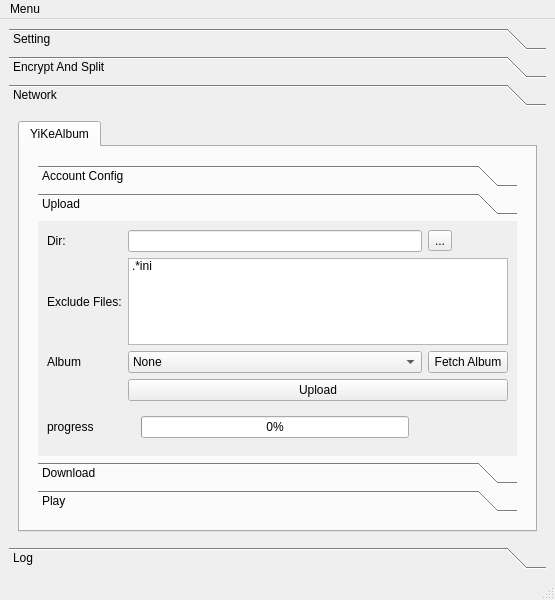
<?xml version="1.0" encoding="UTF-8"?>
<ui version="4.0">
 <class>MainWindow</class>
 <widget class="QMainWindow" name="MainWindow">
  <property name="windowModality">
   <enum>Qt::NonModal</enum>
  </property>
  <property name="geometry">
   <rect>
    <x>0</x>
    <y>0</y>
    <width>555</width>
    <height>600</height>
   </rect>
  </property>
  <property name="sizePolicy">
   <sizepolicy hsizetype="Preferred" vsizetype="Preferred">
    <horstretch>1</horstretch>
    <verstretch>3</verstretch>
   </sizepolicy>
  </property>
  <property name="minimumSize">
   <size>
    <width>400</width>
    <height>600</height>
   </size>
  </property>
  <property name="windowTitle">
   <string>Media Encrypt Tools</string>
  </property>
  <property name="windowIcon">
   <iconset theme="face-tired">
    <normaloff>C:/Users/Wszl/.designer/backup</normaloff>C:/Users/Wszl/.designer/backup</iconset>
  </property>
  <property name="toolTipDuration">
   <number>-1</number>
  </property>
  <widget class="QWidget" name="centralwidget">
   <property name="minimumSize">
    <size>
     <width>400</width>
     <height>0</height>
    </size>
   </property>
   <layout class="QGridLayout" name="gridLayout">
    <item row="0" column="0">
     <widget class="QToolBox" name="toolBox">
      <property name="currentIndex">
       <number>2</number>
      </property>
      <widget class="QWidget" name="page_3">
       <property name="geometry">
        <rect>
         <x>0</x>
         <y>0</y>
         <width>537</width>
         <height>419</height>
        </rect>
       </property>
       <attribute name="label">
        <string>Setting</string>
       </attribute>
       <layout class="QVBoxLayout" name="verticalLayout">
        <item>
         <widget class="QGroupBox" name="groupBox">
          <property name="title">
           <string>Common Setting</string>
          </property>
          <layout class="QGridLayout" name="gridLayout_2">
           <item row="1" column="0">
            <widget class="QLabel" name="label_4">
             <property name="text">
              <string>Source Dir:</string>
             </property>
            </widget>
           </item>
           <item row="0" column="0">
            <widget class="QLabel" name="label_3">
             <property name="text">
              <string>DB Path:</string>
             </property>
            </widget>
           </item>
           <item row="1" column="2">
            <widget class="QLineEdit" name="settingLineTextSourceDir">
             <property name="readOnly">
              <bool>true</bool>
             </property>
            </widget>
           </item>
           <item row="2" column="3">
            <widget class="QToolButton" name="settingToolButtonDestDir">
             <property name="text">
              <string>...</string>
             </property>
            </widget>
           </item>
           <item row="0" column="2">
            <widget class="QLineEdit" name="settingLineTextDbPath">
             <property name="text">
              <string/>
             </property>
             <property name="readOnly">
              <bool>true</bool>
             </property>
             <property name="placeholderText">
              <string>please select your meta database before start.</string>
             </property>
            </widget>
           </item>
           <item row="2" column="2">
            <widget class="QLineEdit" name="settingLineTextDestDir">
             <property name="readOnly">
              <bool>true</bool>
             </property>
            </widget>
           </item>
           <item row="1" column="3">
            <widget class="QToolButton" name="settingToolButtonSourceDir">
             <property name="text">
              <string>...</string>
             </property>
            </widget>
           </item>
           <item row="2" column="0">
            <widget class="QLabel" name="label_5">
             <property name="text">
              <string>Dest DIr:</string>
             </property>
            </widget>
           </item>
           <item row="0" column="3">
            <widget class="QToolButton" name="settingToolButtonDbPath">
             <property name="text">
              <string>...</string>
             </property>
            </widget>
           </item>
          </layout>
         </widget>
        </item>
       </layout>
      </widget>
      <widget class="QWidget" name="page_4">
       <property name="geometry">
        <rect>
         <x>0</x>
         <y>0</y>
         <width>537</width>
         <height>419</height>
        </rect>
       </property>
       <attribute name="label">
        <string>Encrypt And Split</string>
       </attribute>
       <layout class="QGridLayout" name="gridLayout_3">
        <item row="0" column="0">
         <widget class="QTabWidget" name="tabWidget">
          <property name="sizePolicy">
           <sizepolicy hsizetype="Expanding" vsizetype="Expanding">
            <horstretch>0</horstretch>
            <verstretch>0</verstretch>
           </sizepolicy>
          </property>
          <property name="currentIndex">
           <number>10</number>
          </property>
          <widget class="QWidget" name="tab">
           <attribute name="title">
            <string>E</string>
           </attribute>
           <attribute name="toolTip">
            <string>Encrypt</string>
           </attribute>
           <layout class="QFormLayout" name="formLayout_2">
            <item row="0" column="0">
             <widget class="QLabel" name="label">
              <property name="text">
               <string>Key:</string>
              </property>
             </widget>
            </item>
            <item row="1" column="1">
             <widget class="QPushButton" name="eStartButton">
              <property name="text">
               <string>Start</string>
              </property>
             </widget>
            </item>
            <item row="0" column="1">
             <widget class="QLineEdit" name="eKeyLineEdit">
              <property name="echoMode">
               <enum>QLineEdit::Password</enum>
              </property>
              <property name="clearButtonEnabled">
               <bool>true</bool>
              </property>
             </widget>
            </item>
           </layout>
          </widget>
          <widget class="QWidget" name="tab_2">
           <attribute name="title">
            <string>D</string>
           </attribute>
           <attribute name="toolTip">
            <string>Decrypt</string>
           </attribute>
           <layout class="QFormLayout" name="formLayout_3">
            <item row="0" column="0">
             <widget class="QLabel" name="label_2">
              <property name="text">
               <string>Key:</string>
              </property>
             </widget>
            </item>
            <item row="1" column="1">
             <widget class="QPushButton" name="dStartButton">
              <property name="text">
               <string>Start</string>
              </property>
             </widget>
            </item>
            <item row="0" column="1">
             <widget class="QLineEdit" name="dKeyLineEdit">
              <property name="echoMode">
               <enum>QLineEdit::Password</enum>
              </property>
             </widget>
            </item>
           </layout>
          </widget>
          <widget class="QWidget" name="tab_3">
           <attribute name="title">
            <string>S</string>
           </attribute>
           <attribute name="toolTip">
            <string>Split</string>
           </attribute>
           <layout class="QFormLayout" name="formLayout">
            <item row="0" column="0">
             <widget class="QLabel" name="label_6">
              <property name="text">
               <string>File Size (MB):</string>
              </property>
             </widget>
            </item>
            <item row="0" column="1">
             <widget class="QSpinBox" name="sFileSizeSpinBox">
              <property name="maximum">
               <number>99999999</number>
              </property>
              <property name="value">
               <number>99</number>
              </property>
             </widget>
            </item>
            <item row="1" column="0">
             <widget class="QLabel" name="label_7">
              <property name="text">
               <string>Exclude Files:</string>
              </property>
             </widget>
            </item>
            <item row="1" column="1">
             <widget class="QListWidget" name="sExcludeFilesListWidget">
              <property name="midLineWidth">
               <number>0</number>
              </property>
              <property name="viewMode">
               <enum>QListView::ListMode</enum>
              </property>
              <property name="uniformItemSizes">
               <bool>false</bool>
              </property>
              <property name="selectionRectVisible">
               <bool>false</bool>
              </property>
              <property name="sortingEnabled">
               <bool>false</bool>
              </property>
              <item>
               <property name="text">
                <string>.*ini</string>
               </property>
              </item>
             </widget>
            </item>
            <item row="2" column="1">
             <widget class="QPushButton" name="sStartButton">
              <property name="text">
               <string>Start</string>
              </property>
             </widget>
            </item>
           </layout>
          </widget>
          <widget class="QWidget" name="tab_4">
           <attribute name="title">
            <string>C</string>
           </attribute>
           <attribute name="toolTip">
            <string>Combo</string>
           </attribute>
           <layout class="QFormLayout" name="formLayout_4">
            <item row="0" column="1">
             <widget class="QPushButton" name="cStartButton">
              <property name="text">
               <string>Start</string>
              </property>
             </widget>
            </item>
           </layout>
          </widget>
          <widget class="QWidget" name="tab_5">
           <attribute name="title">
            <string>SF</string>
           </attribute>
           <attribute name="toolTip">
            <string>Split With FFmpeg</string>
           </attribute>
           <layout class="QFormLayout" name="formLayout_5">
            <item row="0" column="0">
             <widget class="QLabel" name="label_25">
              <property name="text">
               <string>Note:</string>
              </property>
             </widget>
            </item>
            <item row="0" column="1">
             <widget class="QLabel" name="label_26">
              <property name="text">
               <string>Timeline is not accurate!!</string>
              </property>
              <property name="alignment">
               <set>Qt::AlignCenter</set>
              </property>
              <property name="margin">
               <number>10</number>
              </property>
             </widget>
            </item>
            <item row="1" column="0">
             <widget class="QLabel" name="label_8">
              <property name="text">
               <string>FFmpeg CMD:</string>
              </property>
             </widget>
            </item>
            <item row="1" column="1">
             <widget class="QPlainTextEdit" name="sfFfmpegCmdPlainTextEdit">
              <property name="plainText">
               <string>ffmpeg -ss %d -t %d -accurate_seek -i &quot;%s&quot; -codec copy -avoid_negative_ts 1 &quot;%s&quot; -loglevel warning  </string>
              </property>
             </widget>
            </item>
            <item row="3" column="0">
             <widget class="QLabel" name="label_9">
              <property name="text">
               <string>Duration:</string>
              </property>
             </widget>
            </item>
            <item row="3" column="1">
             <widget class="QSpinBox" name="sfDurationSpinBox">
              <property name="maximum">
               <number>999999</number>
              </property>
              <property name="value">
               <number>60</number>
              </property>
             </widget>
            </item>
            <item row="4" column="0">
             <widget class="QLabel" name="label_10">
              <property name="text">
               <string>Exclude Files:</string>
              </property>
             </widget>
            </item>
            <item row="4" column="1">
             <widget class="QListWidget" name="sfExcludeFilesListWidget">
              <item>
               <property name="text">
                <string>.*ini</string>
               </property>
              </item>
             </widget>
            </item>
            <item row="5" column="1">
             <widget class="QPushButton" name="sfStartButton">
              <property name="text">
               <string>Start</string>
              </property>
             </widget>
            </item>
           </layout>
          </widget>
          <widget class="QWidget" name="tab_6">
           <attribute name="title">
            <string>CF | CT</string>
           </attribute>
           <attribute name="toolTip">
            <string>Combo With FFmpeg | combo with ffmpeg</string>
           </attribute>
           <layout class="QFormLayout" name="formLayout_6">
            <item row="1" column="0">
             <widget class="QLabel" name="label_11">
              <property name="text">
               <string>FFmpeg CMD:</string>
              </property>
             </widget>
            </item>
            <item row="1" column="1">
             <widget class="QPlainTextEdit" name="cfctFfmpegCmdPlainTextEdit">
              <property name="plainText">
               <string>ffmpeg -f concat -safe 0 -i %s -c copy -strict -2 %s -loglevel warning</string>
              </property>
             </widget>
            </item>
            <item row="2" column="1">
             <widget class="QPushButton" name="cfctStartButton">
              <property name="text">
               <string>Start</string>
              </property>
             </widget>
            </item>
            <item row="0" column="0">
             <widget class="QLabel" name="label_23">
              <property name="text">
               <string>Note:</string>
              </property>
             </widget>
            </item>
            <item row="0" column="1">
             <widget class="QLabel" name="label_24">
              <property name="text">
               <string>Timeline is not accurate!!</string>
              </property>
              <property name="textFormat">
               <enum>Qt::PlainText</enum>
              </property>
              <property name="scaledContents">
               <bool>false</bool>
              </property>
              <property name="alignment">
               <set>Qt::AlignCenter</set>
              </property>
              <property name="wordWrap">
               <bool>false</bool>
              </property>
              <property name="margin">
               <number>10</number>
              </property>
             </widget>
            </item>
           </layout>
          </widget>
          <widget class="QWidget" name="tab_7">
           <attribute name="title">
            <string>ST</string>
           </attribute>
           <attribute name="toolTip">
            <string>Translate Codec With FFmpeg</string>
           </attribute>
           <layout class="QFormLayout" name="formLayout_7">
            <item row="1" column="1">
             <widget class="QPlainTextEdit" name="stFfmpegCmdPlainTextEdit">
              <property name="plainText">
               <string>ffmpeg -ss %d -t %d -i \&quot;%s\&quot; -c:v h264_qsv -global_quality 10 -c:a aac -strict experimental \&quot;%s\&quot; -loglevel warning</string>
              </property>
             </widget>
            </item>
            <item row="2" column="1">
             <widget class="QSpinBox" name="stDurationSpinBox">
              <property name="maximum">
               <number>999999</number>
              </property>
              <property name="value">
               <number>99</number>
              </property>
             </widget>
            </item>
            <item row="3" column="1">
             <widget class="QListWidget" name="stExcludeFilesListWidget">
              <item>
               <property name="text">
                <string>.*ini</string>
               </property>
              </item>
             </widget>
            </item>
            <item row="1" column="0">
             <widget class="QLabel" name="label_12">
              <property name="text">
               <string>FFmpeg CMD:</string>
              </property>
             </widget>
            </item>
            <item row="2" column="0">
             <widget class="QLabel" name="label_13">
              <property name="text">
               <string>Duration:</string>
              </property>
             </widget>
            </item>
            <item row="3" column="0">
             <widget class="QLabel" name="label_14">
              <property name="text">
               <string>Exclude Files:</string>
              </property>
             </widget>
            </item>
            <item row="4" column="1">
             <widget class="QPushButton" name="stStartButton">
              <property name="text">
               <string>Start</string>
              </property>
             </widget>
            </item>
           </layout>
          </widget>
          <widget class="QWidget" name="tab_8">
           <attribute name="title">
            <string>SAE</string>
           </attribute>
           <attribute name="toolTip">
            <string>split and encrypt</string>
           </attribute>
           <layout class="QFormLayout" name="formLayout_8">
            <item row="1" column="1">
             <widget class="QSpinBox" name="saeFileSizeSpinBox">
              <property name="maximum">
               <number>99999999</number>
              </property>
              <property name="value">
               <number>99</number>
              </property>
             </widget>
            </item>
            <item row="3" column="1">
             <widget class="QListWidget" name="saeExcludeFilesListWidget">
              <item>
               <property name="text">
                <string>.*ini</string>
               </property>
              </item>
             </widget>
            </item>
            <item row="0" column="0">
             <widget class="QLabel" name="label_15">
              <property name="text">
               <string>Keys:</string>
              </property>
             </widget>
            </item>
            <item row="1" column="0">
             <widget class="QLabel" name="label_16">
              <property name="text">
               <string>File Size(MB):</string>
              </property>
             </widget>
            </item>
            <item row="3" column="0">
             <widget class="QLabel" name="label_17">
              <property name="text">
               <string>Exclude Files:</string>
              </property>
             </widget>
            </item>
            <item row="4" column="1">
             <widget class="QPushButton" name="saeStartButton">
              <property name="text">
               <string>Start</string>
              </property>
             </widget>
            </item>
            <item row="0" column="1">
             <widget class="QLineEdit" name="saeKeyLineEdit">
              <property name="echoMode">
               <enum>QLineEdit::Password</enum>
              </property>
             </widget>
            </item>
           </layout>
          </widget>
          <widget class="QWidget" name="tab_9">
           <attribute name="title">
            <string>CAE</string>
           </attribute>
           <attribute name="toolTip">
            <string>decrypt and combo</string>
           </attribute>
           <layout class="QFormLayout" name="formLayout_9">
            <item row="0" column="0">
             <widget class="QLabel" name="label_18">
              <property name="text">
               <string>Key:</string>
              </property>
             </widget>
            </item>
            <item row="1" column="1">
             <widget class="QListWidget" name="caeExcludeFilesListWidget">
              <item>
               <property name="text">
                <string>.*ini</string>
               </property>
              </item>
             </widget>
            </item>
            <item row="1" column="0">
             <widget class="QLabel" name="label_19">
              <property name="text">
               <string>Exclude Files:</string>
              </property>
             </widget>
            </item>
            <item row="2" column="1">
             <widget class="QPushButton" name="caeStartButton">
              <property name="text">
               <string>Start</string>
              </property>
             </widget>
            </item>
            <item row="0" column="1">
             <widget class="QLineEdit" name="caeKeyLineEdit"/>
            </item>
           </layout>
          </widget>
          <widget class="QWidget" name="tab_10">
           <attribute name="title">
            <string>SFAE</string>
           </attribute>
           <attribute name="toolTip">
            <string>split with ffmpeg and encrypt</string>
           </attribute>
           <layout class="QFormLayout" name="formLayout_10">
            <item row="0" column="1">
             <widget class="QPushButton" name="sfaeStartButton">
              <property name="text">
               <string>Start</string>
              </property>
             </widget>
            </item>
           </layout>
          </widget>
          <widget class="QWidget" name="tab_11">
           <attribute name="title">
            <string>STAE</string>
           </attribute>
           <attribute name="toolTip">
            <string>split translate with ffmpeg and encrypt</string>
           </attribute>
           <layout class="QFormLayout" name="formLayout_11">
            <item row="1" column="1">
             <widget class="QPlainTextEdit" name="staeFfmpegCmdPlainTextEdit">
              <property name="plainText">
               <string>ffmpeg -ss %d -t %d -i \&quot;%s\&quot; -c:v h264_qsv -global_quality 15 -c:a aac -strict experimental \&quot;%s\&quot; -loglevel warning</string>
              </property>
             </widget>
            </item>
            <item row="2" column="1">
             <widget class="QSpinBox" name="staeDurationSpinBox">
              <property name="maximum">
               <number>999999</number>
              </property>
              <property name="value">
               <number>60</number>
              </property>
             </widget>
            </item>
            <item row="3" column="1">
             <widget class="QListWidget" name="staeExcludeFilesListWidget">
              <item>
               <property name="text">
                <string>.*ini</string>
               </property>
              </item>
             </widget>
            </item>
            <item row="4" column="1">
             <widget class="QPushButton" name="staeStartButton">
              <property name="text">
               <string>PushButton</string>
              </property>
             </widget>
            </item>
            <item row="1" column="0">
             <widget class="QLabel" name="label_20">
              <property name="text">
               <string>FFmpeg CMD:</string>
              </property>
             </widget>
            </item>
            <item row="2" column="0">
             <widget class="QLabel" name="label_21">
              <property name="text">
               <string>Duration(S):</string>
              </property>
             </widget>
            </item>
            <item row="3" column="0">
             <widget class="QLabel" name="label_22">
              <property name="text">
               <string>Exclude Files:</string>
              </property>
             </widget>
            </item>
           </layout>
          </widget>
          <widget class="QWidget" name="tab_12">
           <attribute name="title">
            <string>CTAE</string>
           </attribute>
           <attribute name="toolTip">
            <string>decrypt and combo translate files with ffmpeg</string>
           </attribute>
           <layout class="QFormLayout" name="formLayout_12">
            <item row="0" column="1">
             <widget class="QPushButton" name="ctaeStartButton">
              <property name="text">
               <string>Start</string>
              </property>
             </widget>
            </item>
           </layout>
          </widget>
         </widget>
        </item>
       </layout>
      </widget>
      <widget class="QWidget" name="page">
       <property name="geometry">
        <rect>
         <x>0</x>
         <y>0</y>
         <width>537</width>
         <height>419</height>
        </rect>
       </property>
       <attribute name="label">
        <string>Network</string>
       </attribute>
       <layout class="QGridLayout" name="gridLayout_4">
        <item row="0" column="1">
         <widget class="QTabWidget" name="tabWidget_2">
          <property name="currentIndex">
           <number>0</number>
          </property>
          <widget class="QWidget" name="tab_15">
           <attribute name="title">
            <string>YiKeAlbum</string>
           </attribute>
           <layout class="QGridLayout" name="gridLayout_5">
            <item row="0" column="4">
             <widget class="QWidget" name="horizontalWidget" native="true">
              <layout class="QHBoxLayout" name="horizontalLayout">
               <item>
                <widget class="QToolBox" name="uykDlPage">
                 <property name="currentIndex">
                  <number>1</number>
                 </property>
                 <widget class="QWidget" name="page_7">
                  <property name="geometry">
                   <rect>
                    <x>0</x>
                    <y>0</y>
                    <width>160</width>
                    <height>125</height>
                   </rect>
                  </property>
                  <attribute name="label">
                   <string>Account Config</string>
                  </attribute>
                  <layout class="QGridLayout" name="gridLayout_8">
                   <item row="0" column="0">
                    <widget class="QGroupBox" name="groupBox_2">
                     <property name="title">
                      <string>Account Config</string>
                     </property>
                     <layout class="QGridLayout" name="gridLayout_7">
                      <item row="2" column="0">
                       <widget class="QLabel" name="label_28">
                        <property name="text">
                         <string>Cookies:</string>
                        </property>
                       </widget>
                      </item>
                      <item row="2" column="1">
                       <widget class="QPlainTextEdit" name="uykCookiesPlainTextEdit"/>
                      </item>
                     </layout>
                    </widget>
                   </item>
                  </layout>
                 </widget>
                 <widget class="QWidget" name="page_2">
                  <property name="geometry">
                   <rect>
                    <x>0</x>
                    <y>-11</y>
                    <width>460</width>
                    <height>227</height>
                   </rect>
                  </property>
                  <attribute name="label">
                   <string>Upload</string>
                  </attribute>
                  <layout class="QGridLayout" name="gridLayout_12">
                   <item row="5" column="2">
                    <widget class="QWidget" name="widget_2" native="true">
                     <layout class="QHBoxLayout" name="horizontalLayout_3">
                      <item>
                       <widget class="QProgressBar" name="uykUploadProgressBar">
                        <property name="maximumSize">
                         <size>
                          <width>268</width>
                          <height>16777215</height>
                         </size>
                        </property>
                        <property name="value">
                         <number>0</number>
                        </property>
                       </widget>
                      </item>
                     </layout>
                    </widget>
                   </item>
                   <item row="1" column="0">
                    <widget class="QLabel" name="label_29">
                     <property name="text">
                      <string>Exclude Files:</string>
                     </property>
                    </widget>
                   </item>
                   <item row="3" column="2" colspan="2">
                    <widget class="QPushButton" name="uykStartButton">
                     <property name="text">
                      <string>Upload</string>
                     </property>
                    </widget>
                   </item>
                   <item row="2" column="3">
                    <widget class="QPushButton" name="uykAlbumFetchBtn">
                     <property name="text">
                      <string>Fetch Album</string>
                     </property>
                    </widget>
                   </item>
                   <item row="0" column="0">
                    <widget class="QLabel" name="label_27">
                     <property name="text">
                      <string>Dir:</string>
                     </property>
                    </widget>
                   </item>
                   <item row="2" column="2">
                    <widget class="QComboBox" name="uykAlbumsComboBox">
                     <item>
                      <property name="text">
                       <string>None</string>
                      </property>
                     </item>
                    </widget>
                   </item>
                   <item row="2" column="0">
                    <widget class="QLabel" name="label_32">
                     <property name="text">
                      <string>Album</string>
                     </property>
                    </widget>
                   </item>
                   <item row="5" column="0">
                    <widget class="QLabel" name="label_33">
                     <property name="text">
                      <string>progress</string>
                     </property>
                    </widget>
                   </item>
                   <item row="0" column="3">
                    <widget class="QToolButton" name="uykDirToolBtn">
                     <property name="text">
                      <string>...</string>
                     </property>
                    </widget>
                   </item>
                   <item row="1" column="2" colspan="2">
                    <widget class="QListWidget" name="uykExcludeFilesListWidget">
                     <item>
                      <property name="text">
                       <string>.*ini</string>
                      </property>
                     </item>
                    </widget>
                   </item>
                   <item row="0" column="2">
                    <widget class="QLineEdit" name="uykDirLineEdit">
                     <property name="text">
                      <string/>
                     </property>
                    </widget>
                   </item>
                  </layout>
                 </widget>
                 <widget class="QWidget" name="page_5">
                  <property name="geometry">
                   <rect>
                    <x>0</x>
                    <y>0</y>
                    <width>289</width>
                    <height>176</height>
                   </rect>
                  </property>
                  <attribute name="label">
                   <string>Download</string>
                  </attribute>
                  <layout class="QGridLayout" name="gridLayout_10">
                   <item row="0" column="0">
                    <widget class="QLabel" name="label_30">
                     <property name="text">
                      <string>Dir:</string>
                     </property>
                    </widget>
                   </item>
                   <item row="2" column="2">
                    <widget class="QPushButton" name="uykDlListItemsBtn">
                     <property name="text">
                      <string>ListItem</string>
                     </property>
                    </widget>
                   </item>
                   <item row="2" column="1">
                    <widget class="QPushButton" name="uykDlListAlbumsBtn">
                     <property name="text">
                      <string>ListAlbum</string>
                     </property>
                    </widget>
                   </item>
                   <item row="2" column="0">
                    <widget class="QComboBox" name="uykDlSelectAlbumsComboBox">
                     <item>
                      <property name="text">
                       <string>None</string>
                      </property>
                     </item>
                    </widget>
                   </item>
                   <item row="1" column="1">
                    <widget class="QComboBox" name="uykDlSelectPreviewTypeComboBox">
                     <item>
                      <property name="text">
                       <string>Download</string>
                      </property>
                     </item>
                     <item>
                      <property name="text">
                       <string>Play</string>
                      </property>
                     </item>
                    </widget>
                   </item>
                   <item row="3" column="0" colspan="5">
                    <widget class="QListWidget" name="uykDlItemsListWidget"/>
                   </item>
                   <item row="1" column="0">
                    <widget class="QLabel" name="label_31">
                     <property name="text">
                      <string>Preview Type:</string>
                     </property>
                    </widget>
                   </item>
                   <item row="0" column="4">
                    <widget class="QToolButton" name="uykDlDestDirToolBtn">
                     <property name="text">
                      <string>...</string>
                     </property>
                    </widget>
                   </item>
                   <item row="0" column="1" colspan="3">
                    <widget class="QLineEdit" name="uykDlDestDirLineEdit"/>
                   </item>
                  </layout>
                 </widget>
                 <widget class="QWidget" name="page_8">
                  <property name="geometry">
                   <rect>
                    <x>0</x>
                    <y>0</y>
                    <width>273</width>
                    <height>132</height>
                   </rect>
                  </property>
                  <attribute name="label">
                   <string>Play</string>
                  </attribute>
                  <layout class="QGridLayout" name="gridLayout_9">
                   <item row="0" column="0">
                    <widget class="QGroupBox" name="groupBox_3">
                     <property name="title">
                      <string>DB</string>
                     </property>
                     <layout class="QGridLayout" name="gridLayout_11">
                      <item row="1" column="1" colspan="2">
                       <widget class="QLineEdit" name="uykPlSearchLineEdit"/>
                      </item>
                      <item row="2" column="1">
                       <widget class="QPushButton" name="uykPlSearchPushButton">
                        <property name="text">
                         <string>Search</string>
                        </property>
                       </widget>
                      </item>
                      <item row="1" column="0" rowspan="4">
                       <widget class="QListWidget" name="uykPlDbListWidget">
                        <item>
                         <property name="text">
                          <string>double click this to load meta info</string>
                         </property>
                        </item>
                       </widget>
                      </item>
                      <item row="2" column="2">
                       <widget class="QPushButton" name="uykPlPlayPushButton">
                        <property name="text">
                         <string>Play</string>
                        </property>
                       </widget>
                      </item>
                      <item row="3" column="1" colspan="2">
                       <widget class="QLineEdit" name="uykPlKeyLineEdit">
                        <property name="text">
                         <string/>
                        </property>
                        <property name="echoMode">
                         <enum>QLineEdit::Password</enum>
                        </property>
                       </widget>
                      </item>
                     </layout>
                    </widget>
                   </item>
                  </layout>
                 </widget>
                </widget>
               </item>
              </layout>
             </widget>
            </item>
           </layout>
          </widget>
         </widget>
        </item>
       </layout>
      </widget>
      <widget class="QWidget" name="page_6">
       <property name="geometry">
        <rect>
         <x>0</x>
         <y>0</y>
         <width>537</width>
         <height>419</height>
        </rect>
       </property>
       <attribute name="label">
        <string>Log</string>
       </attribute>
       <layout class="QGridLayout" name="gridLayout_6">
        <item row="0" column="0">
         <widget class="QPlainTextEdit" name="logPlainTextEdit">
          <property name="readOnly">
           <bool>true</bool>
          </property>
         </widget>
        </item>
       </layout>
      </widget>
     </widget>
    </item>
   </layout>
  </widget>
  <widget class="QStatusBar" name="statusbar"/>
  <widget class="QMenuBar" name="menubar">
   <property name="geometry">
    <rect>
     <x>0</x>
     <y>0</y>
     <width>555</width>
     <height>22</height>
    </rect>
   </property>
   <widget class="QMenu" name="menuMenu">
    <property name="title">
     <string>Menu</string>
    </property>
    <addaction name="actionClose"/>
   </widget>
   <addaction name="menuMenu"/>
  </widget>
  <action name="actionClose">
   <property name="text">
    <string>Close</string>
   </property>
  </action>
 </widget>
 <resources/>
 <connections>
  <connection>
   <sender>actionClose</sender>
   <signal>triggered()</signal>
   <receiver>MainWindow</receiver>
   <slot>close()</slot>
   <hints>
    <hint type="sourcelabel">
     <x>-1</x>
     <y>-1</y>
    </hint>
    <hint type="destinationlabel">
     <x>277</x>
     <y>299</y>
    </hint>
   </hints>
  </connection>
 </connections>
 <slots>
  <slot>toolBtnSelectDBPath()</slot>
 </slots>
</ui>
